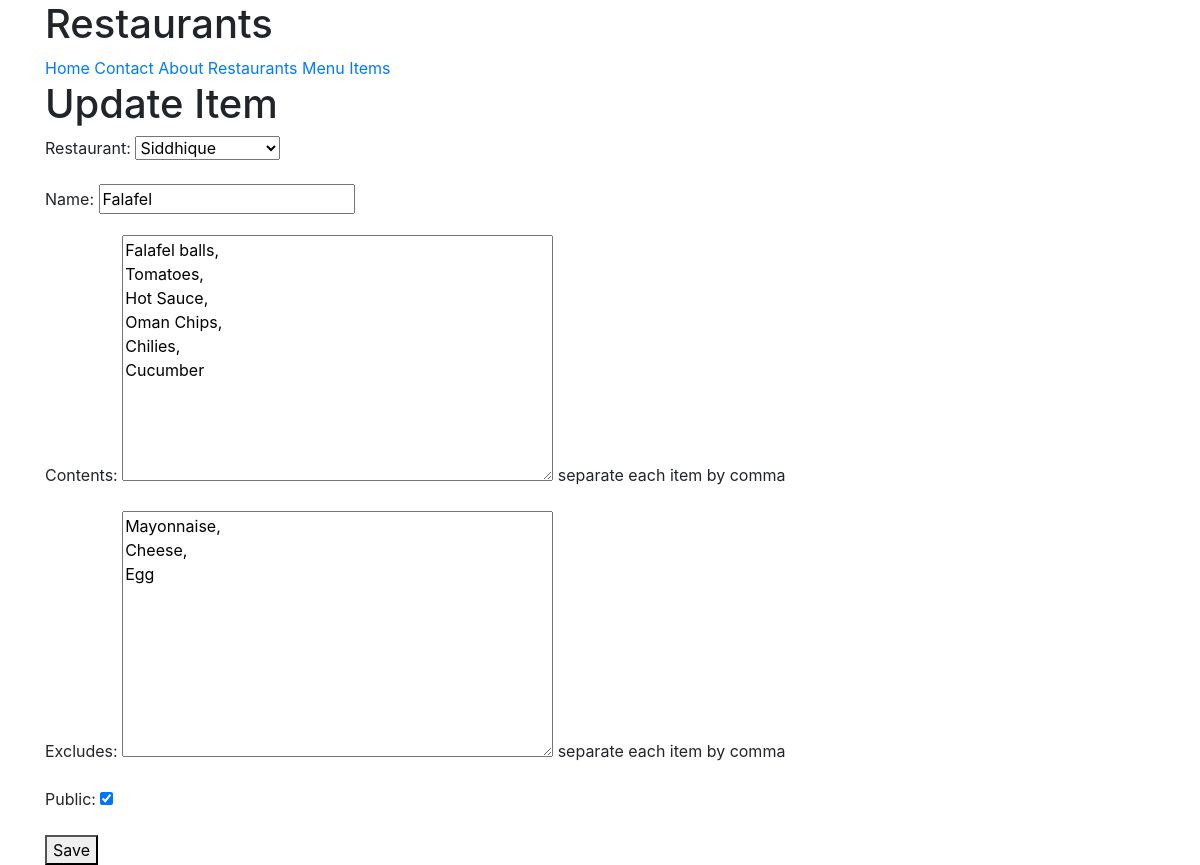
The page /items/1/edit/ (signed in) on the database its author committed.
### menus/models.py (models this page shows, shortened)
class Item(models.Model):
    user = models.ForeignKey(settings.AUTH_USER_MODEL)
    restaurant = models.ForeignKey(RestaurantLocation)
    name = models.CharField(max_length=120)
    contents = models.TextField(help_text='separate each item by comma')
    excludes = models.TextField(blank=True, null=True,help_text='separate each item by comma')
    public = models.BooleanField(default=True)
    timestamp = models.DateTimeField(auto_now_add=True)
    updated = models.DateTimeField(auto_now=True)
    class Meta:
        ordering = ['-updated', '-timestamp']

### restaurants/models.py (models this page shows, shortened)
class RestaurantLocation(models.Model):
    owner = models.ForeignKey(User)
    name = models.CharField(max_length=120)
    location = models.CharField(max_length=120, null=True, blank = True)
    category = models.CharField(max_length=120, null = True, blank = False, validators=[validate_category])
    timestamp = models.DateTimeField(auto_now_add=True)
    updated = models.DateTimeField(auto_now=True)
    slug = models.SlugField(null=True, blank = True)
    def __str__(self):
        return self.name

### menus/views.py (the view)
# urls.py: url(r'^(?P<pk>\d+)/edit/$', ItemUpdateView.as_view(), name='edit'),
class ItemUpdateView(LoginRequiredMixin, UpdateView):
    template_name = 'form.html'
    form_class = ItemForm
    def get_queryset(self):
        return Item.objects.filter(user=self.request.user)
    def get_form_kwargs(self):
        kwargs = super(ItemUpdateView, self).get_form_kwargs()
        kwargs['user'] = self.request.user
        return kwargs
    def get_context_data(self, *args, **kwargs):
        context = super(ItemUpdateView, self).get_context_data(*args, **kwargs)
        context['title'] = 'Update Item'
        return context

### menus/forms.py
class ItemForm(forms.ModelForm):
    class Meta:
        model = Item
        fields = [
            'restaurant',
            'name',
            'contents',
            'excludes',
            'public'
        ]
    def __init__(self, user=None, *args, **kwargs):
        print(user)
        super(ItemForm, self).__init__(*args, **kwargs)
        self.fields['restaurant'].queryset = RestaurantLocation.objects.filter(owner=user)

### templates/form.html
{% extends "base.html" %}
{% block content %}
<h1>{{title}}</h1>
{% include 'snippets/form_snippet.html' %}
{% endblock %}

### templates/snippets/form_snippet.html (shortened to what this page needs)
<form method="POST"> {% csrf_token %}
  {{ form.as_p }}
  <button type="submit">Save</button>
</form>

### rows shown on the page
Item: restaurant "Siddhique", contents "Falafel balls, Tomatoes, Hot Sauce, Oman Chips, Chilies, Cucumber", excludes "Mayonnaise, Cheese, Egg", public "☑"
RestaurantLocation: name "Falafel"

### other values the page prints
{{ title }} "Update Item"
